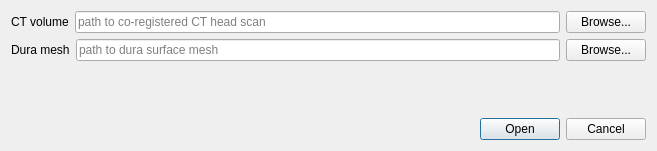
<?xml version="1.0" encoding="UTF-8"?>
<ui version="4.0">
 <class>Dialog</class>
 <widget class="QDialog" name="Dialog">
  <property name="geometry">
   <rect>
    <x>0</x>
    <y>0</y>
    <width>657</width>
    <height>151</height>
   </rect>
  </property>
  <property name="windowTitle">
   <string>Open CT and dura...</string>
  </property>
  <layout class="QVBoxLayout" name="verticalLayout">
   <item>
    <layout class="QHBoxLayout" name="horizontalLayout">
     <item>
      <widget class="QLabel" name="label">
       <property name="text">
        <string>CT volume</string>
       </property>
      </widget>
     </item>
     <item>
      <widget class="QLineEdit" name="ctLineEdit">
       <property name="placeholderText">
        <string>path to co-registered CT head scan</string>
       </property>
      </widget>
     </item>
     <item>
      <widget class="QPushButton" name="ctPushButton">
       <property name="text">
        <string>Browse...</string>
       </property>
      </widget>
     </item>
    </layout>
   </item>
   <item>
    <layout class="QHBoxLayout" name="horizontalLayout_2">
     <item>
      <widget class="QLabel" name="label_2">
       <property name="text">
        <string>Dura mesh</string>
       </property>
      </widget>
     </item>
     <item>
      <widget class="QLineEdit" name="duraLineEdit">
       <property name="placeholderText">
        <string>path to dura surface mesh</string>
       </property>
      </widget>
     </item>
     <item>
      <widget class="QPushButton" name="duraPushButton">
       <property name="text">
        <string>Browse...</string>
       </property>
      </widget>
     </item>
    </layout>
   </item>
   <item>
    <spacer name="verticalSpacer">
     <property name="orientation">
      <enum>Qt::Vertical</enum>
     </property>
     <property name="sizeHint" stdset="0">
      <size>
       <width>20</width>
       <height>40</height>
      </size>
     </property>
    </spacer>
   </item>
   <item>
    <widget class="QDialogButtonBox" name="buttonBox">
     <property name="orientation">
      <enum>Qt::Horizontal</enum>
     </property>
     <property name="standardButtons">
      <set>QDialogButtonBox::Cancel|QDialogButtonBox::Open</set>
     </property>
     <property name="centerButtons">
      <bool>false</bool>
     </property>
    </widget>
   </item>
  </layout>
 </widget>
 <resources/>
 <connections>
  <connection>
   <sender>buttonBox</sender>
   <signal>rejected()</signal>
   <receiver>Dialog</receiver>
   <slot>reject()</slot>
   <hints>
    <hint type="sourcelabel">
     <x>316</x>
     <y>260</y>
    </hint>
    <hint type="destinationlabel">
     <x>286</x>
     <y>274</y>
    </hint>
   </hints>
  </connection>
 </connections>
</ui>
